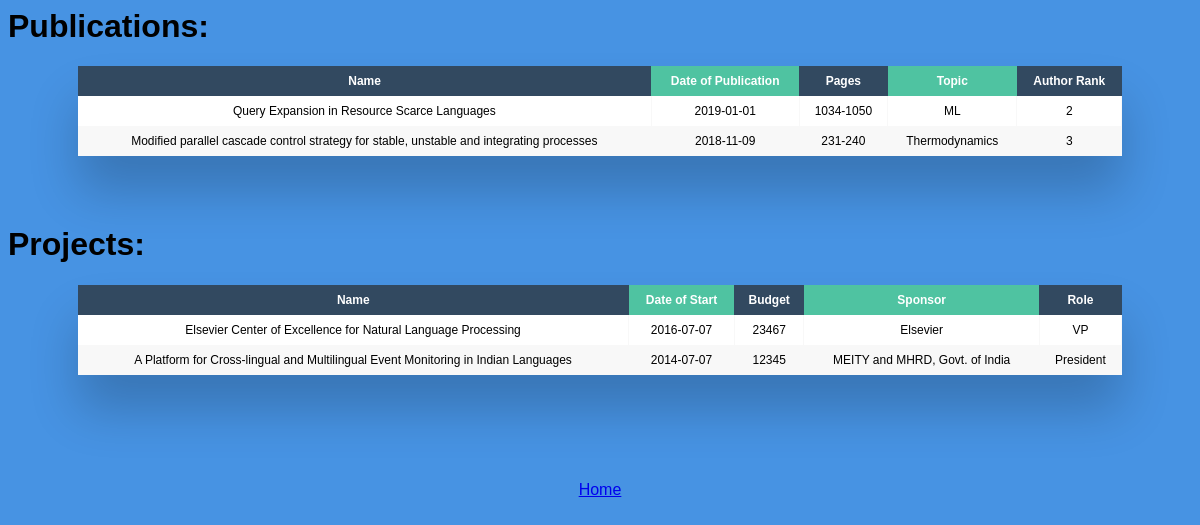
Page /faculty_work.php?fid=1 on the committed database.
### tables this page shows
CREATE TABLE `author` (
  `fid` int(11) NOT NULL,
  `pubid` int(11) NOT NULL,
  `ARank` int(11) DEFAULT NULL
);

CREATE TABLE `publications` (
  `pubid` int(11) NOT NULL,
  `pname` varchar(100) DEFAULT NULL,
  `dop` date DEFAULT NULL,
  `pages` varchar(20) DEFAULT NULL,
  `topic` varchar(50) DEFAULT NULL
);

CREATE TABLE `takes` (
  `pid` int(11) NOT NULL,
  `fid` int(11) NOT NULL,
  `role` varchar(30) DEFAULT NULL
);

CREATE TABLE `project` (
  `pid` int(11) NOT NULL,
  `pname` varchar(100) DEFAULT NULL,
  `budget` int(11) DEFAULT NULL,
  `sponsor` varchar(100) DEFAULT NULL,
  `dos` date DEFAULT NULL
);

### www/faculty_work.php (the view, shortened to what this page needs)
<html>
	<head>
	<link rel="stylesheet" href="phpcss2.css">
</head>
<?php
$fid= $_GET['fid'];
$con = mysqli_connect("db","user","test","myDb");
$sql = "SELECT pname, dop, pages, topic, Arank from faculty, publications, author where author.fid = '$fid' and author.pubid = publications.pubid and  faculty.fid = '$fid' order by publications.dop DESC";
$result = $con->query($sql);
if($result)
{
	echo "<h1> Publications: <br> </h1>";
	echo "<div class=\"table-wrapper\"><table class=\"fl-table\">";
	echo "<thead><tr><th>Name</th><th>Date of Publication</th><th>Pages</th><th>Topic</th><th>Author Rank</th></tr></thead>";
	echo "<tbody>";
	while($row = $result->fetch_assoc())
	{
		echo "<tr>";
		printf("<td> %s </td> <td> %s </td> <td> %s </td> <td> %s </td> <td> %s </td>",$row["pname"], $row['dop'],$row['pages'], $row['topic'], $row['Arank'] );
		echo "</tr>";
	}
	echo "</tbody></table></div>";
}
$sql = "SELECT pname, dos, budget, sponsor, role from faculty, project, takes where takes.fid = '$fid' and takes.pid = project.pid and  faculty.fid = '$fid' ORDER BY project.dos DESC";
$result = $con->query($sql);
if($result)
{
	echo "<h1> Projects: <br> </h1>";
	echo "<div class=\"table-wrapper\"><table class=\"fl-table\">";
	echo "<thead><tr><th>Name</th><th>Date of Start</th><th>Budget</th><th>Sponsor</th><th>Role</th></tr></thead>";
	echo "<tbody>";
	while($row = $result->fetch_assoc())
	{
		echo "<tr>";
		printf("<td> %s </td> <td> %s </td> <td> %s </td> <td> %s </td> <td> %s </td>",$row["pname"], $row['dos'],$row['budget'], $row['sponsor'], $row['role'] );
		echo "</tr>";
	}
	echo "</tbody></table></div>";
}
echo "<br><br><center><a href = http://localhost:8001/> Home </a></center>";
?>
</html>

### www/phpcss2.css (style rules this page uses)
* { box-sizing: border-box; -webkit-box-sizing: border-box; -moz-box-sizing: border-box; }
.table-wrapper { margin: 10px 70px 70px; box-shadow: 0px 35px 50px rgba( 0, 0, 0, 0.2 ); }
.fl-table { border-radius: 5px; font-size: 12px; font-weight: normal; border: none; border-collapse: collapse; width: 100%; max-width: 100%; white-space: nowrap; background-color: white; }
.fl-table td, .fl-table th { text-align: center; padding: 8px; }
.fl-table td { border-right: 1px solid #f8f8f8; font-size: 12px; }
.fl-table thead th { color: #ffffff; background: #4FC3A1; }
.fl-table thead th:nth-child(odd) { color: #ffffff; background: #324960; }
.fl-table tr:nth-child(even) { background: #F8F8F8; }

### rows in the picture
author: pubid.pname "Query Expansion in Resource Scarce Languages", pubid.dop "2019-01-01", pubid.pages "1034-1050", pubid.topic "ML", ARank "2"
author: pubid.pname "Modified parallel cascade control strategy for stable, unstable and integrating processes", pubid.dop "2018-11-09", pubid.pages "231-240", pubid.topic "Thermodynamics", ARank "3"
takes: pid.pname "Elsevier Center of Excellence for Natural Language Processing", pid.dos "2016-07-07", pid.budget "23467", pid.sponsor "Elsevier", role "VP"
takes: pid.pname "A Platform for Cross-lingual and Multilingual Event Monitoring in Indian Languages", pid.dos "2014-07-07", pid.budget "12345", pid.sponsor "MEITY and MHRD, Govt. of India", role "President"
